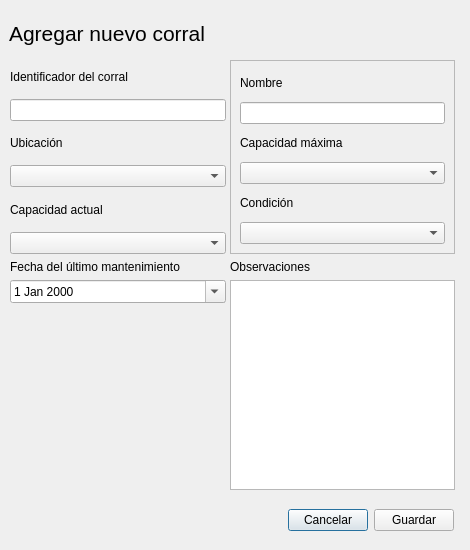
<?xml version="1.0" encoding="UTF-8"?>
<ui version="4.0">
 <class>Dialog</class>
 <widget class="QDialog" name="Dialog">
  <property name="geometry">
   <rect>
    <x>0</x>
    <y>0</y>
    <width>470</width>
    <height>550</height>
   </rect>
  </property>
  <property name="windowTitle">
   <string>Agregar animal</string>
  </property>
  <widget class="QWidget" name="widget_4" native="true">
   <property name="geometry">
    <rect>
     <x>9</x>
     <y>9</y>
     <width>441</width>
     <height>48</height>
    </rect>
   </property>
   <layout class="QHBoxLayout" name="horizontalLayout_2">
    <item>
     <widget class="QLabel" name="label">
      <property name="font">
       <font>
        <family>Segoe UI</family>
        <pointsize>16</pointsize>
       </font>
      </property>
      <property name="text">
       <string>Agregar nuevo corral</string>
      </property>
     </widget>
    </item>
    <item>
     <spacer name="horizontalSpacer_2">
      <property name="orientation">
       <enum>Qt::Horizontal</enum>
      </property>
      <property name="sizeHint" stdset="0">
       <size>
        <width>207</width>
        <height>20</height>
       </size>
      </property>
     </spacer>
    </item>
   </layout>
  </widget>
  <widget class="QWidget" name="widget" native="true">
   <property name="geometry">
    <rect>
     <x>10</x>
     <y>500</y>
     <width>444</width>
     <height>41</height>
    </rect>
   </property>
   <layout class="QHBoxLayout" name="horizontalLayout">
    <item>
     <spacer name="horizontalSpacer">
      <property name="orientation">
       <enum>Qt::Horizontal</enum>
      </property>
      <property name="sizeHint" stdset="0">
       <size>
        <width>264</width>
        <height>20</height>
       </size>
      </property>
     </spacer>
    </item>
    <item>
     <widget class="QPushButton" name="pushButton">
      <property name="text">
       <string>Cancelar</string>
      </property>
     </widget>
    </item>
    <item>
     <widget class="QPushButton" name="pushButton_2">
      <property name="text">
       <string>Guardar</string>
      </property>
     </widget>
    </item>
   </layout>
  </widget>
  <widget class="QWidget" name="widget_2" native="true">
   <property name="geometry">
    <rect>
     <x>10</x>
     <y>60</y>
     <width>216</width>
     <height>194</height>
    </rect>
   </property>
   <layout class="QVBoxLayout" name="verticalLayout_2">
    <item>
     <widget class="QLabel" name="label_2">
      <property name="text">
       <string>Identificador del corral</string>
      </property>
     </widget>
    </item>
    <item>
     <widget class="QLineEdit" name="lineEdit"/>
    </item>
    <item>
     <widget class="QLabel" name="label_4">
      <property name="text">
       <string>Ubicación</string>
      </property>
     </widget>
    </item>
    <item>
     <widget class="QComboBox" name="comboBox"/>
    </item>
    <item>
     <widget class="QLabel" name="label_6">
      <property name="text">
       <string>Capacidad actual</string>
      </property>
     </widget>
    </item>
    <item>
     <widget class="QComboBox" name="comboBox_3"/>
    </item>
   </layout>
  </widget>
  <widget class="QFrame" name="frame">
   <property name="geometry">
    <rect>
     <x>230</x>
     <y>60</y>
     <width>225</width>
     <height>194</height>
    </rect>
   </property>
   <property name="frameShape">
    <enum>QFrame::StyledPanel</enum>
   </property>
   <property name="frameShadow">
    <enum>QFrame::Raised</enum>
   </property>
   <layout class="QVBoxLayout" name="verticalLayout">
    <item>
     <widget class="QLabel" name="label_3">
      <property name="text">
       <string>Nombre</string>
      </property>
     </widget>
    </item>
    <item>
     <widget class="QLineEdit" name="lineEdit_2"/>
    </item>
    <item>
     <widget class="QLabel" name="label_5">
      <property name="text">
       <string>Capacidad máxima</string>
      </property>
     </widget>
    </item>
    <item>
     <widget class="QComboBox" name="comboBox_2">
      <property name="editable">
       <bool>false</bool>
      </property>
      <property name="currentText">
       <string/>
      </property>
     </widget>
    </item>
    <item>
     <widget class="QLabel" name="label_8">
      <property name="text">
       <string>Condición</string>
      </property>
     </widget>
    </item>
    <item>
     <widget class="QComboBox" name="comboBox_4"/>
    </item>
   </layout>
  </widget>
  <widget class="QWidget" name="widget_5" native="true">
   <property name="geometry">
    <rect>
     <x>10</x>
     <y>260</y>
     <width>216</width>
     <height>230</height>
    </rect>
   </property>
   <layout class="QGridLayout" name="gridLayout_2">
    <item row="1" column="0" colspan="2">
     <widget class="QDateEdit" name="dateEdit">
      <property name="calendarPopup">
       <bool>true</bool>
      </property>
     </widget>
    </item>
    <item row="0" column="0" colspan="2">
     <widget class="QLabel" name="label_7">
      <property name="text">
       <string>Fecha del último mantenimiento</string>
      </property>
     </widget>
    </item>
    <item row="2" column="0">
     <spacer name="verticalSpacer">
      <property name="orientation">
       <enum>Qt::Vertical</enum>
      </property>
      <property name="sizeHint" stdset="0">
       <size>
        <width>20</width>
        <height>111</height>
       </size>
      </property>
     </spacer>
    </item>
   </layout>
  </widget>
  <widget class="QWidget" name="widget_3" native="true">
   <property name="geometry">
    <rect>
     <x>230</x>
     <y>260</y>
     <width>225</width>
     <height>230</height>
    </rect>
   </property>
   <layout class="QGridLayout" name="gridLayout">
    <item row="0" column="1">
     <widget class="QLabel" name="label_11">
      <property name="text">
       <string>Observaciones</string>
      </property>
     </widget>
    </item>
    <item row="1" column="1">
     <widget class="QTextEdit" name="textEdit"/>
    </item>
   </layout>
  </widget>
 </widget>
 <resources>
  <include location="resources.qrc"/>
 </resources>
 <connections/>
</ui>
